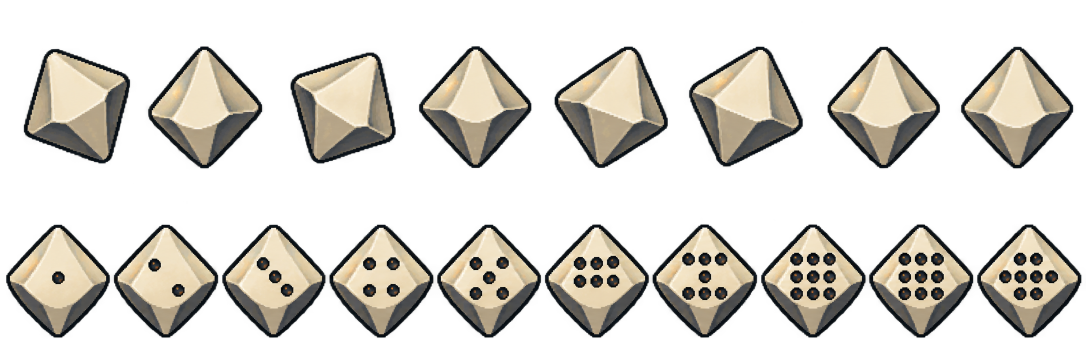
#> input picture assets/ui/dice/production/bone-master.png, 2172 x 724 px, found by its file name (shown at 1/2 size); its folder holds 2 pictures in this run
$ python export.py
#> lines starting #> are read from the running program, lines starting #| are printed output that depends on the picture; after the words box and inside, x2 and y2 are one past the last pixel; in counts of white or black regions, pixels touching at a corner belong together
from PIL import Image
from pathlib import Path
import json,sys

def spans(v,gap=3):
 pts=[i for i,x in enumerate(v) if x];out=[]
 for i in pts:
  if not out or i-out[-1][-1]>gap:out.append([i])
  else:out[-1].append(i)
 return [(x[0],x[-1]+1) for x in out]

def loadrows(p,ys=None,counts=None,equal=False):
 im=Image.open(p).convert('RGBA');im.putalpha(im.getchannel('A').point(lambda a:255 if a>=128 else 0));a=im.getchannel('A')
 yy=list(zip(ys,ys[1:])) if ys else spans([a.crop((0,y,im.width,y+1)).getbbox() is not None for y in range(im.height)],4)
 rows=[]
 for ri,(y0,y1) in enumerate(yy):
  band=im.crop((0,y0,im.width,y1));ba=band.getchannel('A')
  xx=[(round(i*im.width/counts[ri]),round((i+1)*im.width/counts[ri])) for i in range(counts[ri])] if equal else spans([ba.crop((x,0,x+1,ba.height)).getbbox() is not None for x in range(ba.width)],3)
  xx=[(x0,x1) for x0,x1 in xx if x1-x0>=20]
  row=[]
  for x0,x1 in xx:
   f=band.crop((x0,0,x1,band.height));b=f.getbbox()
   if b:row.append(f.crop(b))
  if counts:assert len(row)==counts[ri],(str(p),ri,len(row),counts[ri])
  rows.append(row)
 return rows

def export(rows,target,size=64,scales=None,counts=None,root=None):
 root=root or(size//2,size//2 if size!=64 else 56)
 out=Image.new('RGBA',(max(map(len,rows))*size,len(rows)*size))
 for r,row in enumerate(rows):
  sc=scales[r] if scales else min((size-4)/max(f.width for f in row),(size-4)/max(f.height for f in row))
  for c,f in enumerate(row):
   f=f.resize((max(1,round(f.width*sc)),max(1,round(f.height*sc))),Image.Resampling.NEAREST)
   x=root[0]-f.width//2;y=root[1]-f.height if size==64 and root[1]==56 else root[1]-f.height//2
   assert x>=0 and y>=0 and x+f.width<=size and y+f.height<=size,(r,c,f.size,(x,y))
   out.paste(f,(c*size+x,r*size+y))
 a=out.getchannel('A');out=out.convert('RGB').quantize(colors=47,dither=Image.Dither.NONE).convert('RGBA');out.putalpha(a)
 clear=Image.new('RGBA',out.size);clear.paste(out,mask=a);out=clear
 out.save(target);return out
p=Path('assets/ui/dice/production')
for name in ['bone','slate']:
 im=Image.open(p/(name+'-master.png')).convert('RGBA');w,h=im.size;im.putalpha(im.getchannel('A').point(lambda a:255 if a>=128 else 0));rows=[]
#> further down, im is the input picture: PIL image 2172x724 RGBA; mean R, G, B, A 55.6, 52.4, 45.9, 88.4
#> after `w, h = im.size`: w = 2172; h = 724
 for r,n in enumerate([8,10]):
  row=[]
  for c in range(n):
   f=im.crop((round(c*w/n),round(r*h/2),round((c+1)*w/n),round((r+1)*h/2)));row.append(f.crop(f.getbbox()))
  rows.append(row)
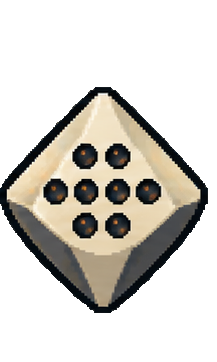
#> f: PIL image 217x362 RGBA; mean R, G, B, A 53.5, 50.5, 44.3, 93.7; transparent parts drawn white
#> after the loop, rows = 2 items
 scale=min(44/max(f.width for row in rows for f in row),44/max(f.height for row in rows for f in row));out=export(rows,p/(name+'-candidate.png'),size=48,scales=[scale]*2)
#> after `scale = min(44 / max((f.width for row in rows for f in row)), 44 / max`: scale = 0.18
#> in export, `out=Image.new('RGBA',(max(map(len,rows))*size,len(rows)*size))`: out: PIL image 480x96 RGBA; every value is 0
#> the loop in export, `for r,row in enumerate(rows):` made 2 passes
#> (r, sc) on passes 1 to 2: (0, 0.18), (1, 0.18)
#> after the loop in export, `for r,row in enumerate(rows):`:
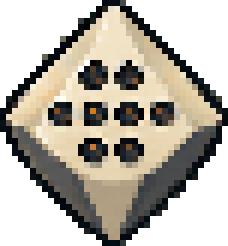
#> f: PIL image 38x41 RGBA (shown 6 times larger); mean R, G, B, A 89.9, 84.7, 74.3, 156.5; transparent parts drawn white
#> after the loop in export, `for r,row in enumerate(rows):`:
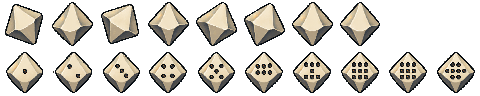
#> out: PIL image 480x96 RGBA; mean R, G, B, A 62, 58.4, 51.1, 99.8; transparent parts drawn white
#> in export, `a = out.getchannel('A')`:
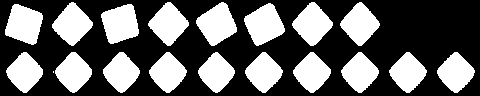
#> a: PIL image 480x96 L; 39.1% white; 19 white regions (1 under 20 px), largest, box (x1, y1, x2, y2) and area: (244, 3, 285, 46) 1119, (196, 2, 237, 46) 1110, (101, 4, 139, 44) 1095
#> in export, `out = out.convert('RGB').quantize(colors=47, dither=Image.Dither.NONE)`:
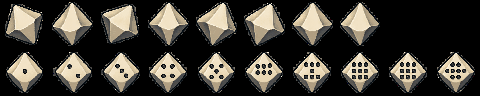
#> out: PIL image 480x96 RGBA; mean R, G, B, A 61.9, 58.3, 51.1, 255
 out.resize((1440,288),Image.Resampling.NEAREST).save(p/(name+'-3x.png'))
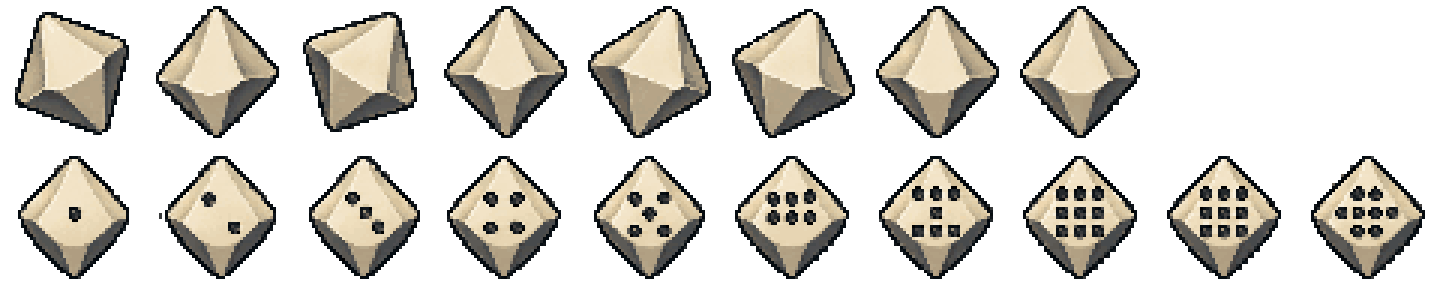
#> saved as bone-3x.png: PIL image 1440x288 RGBA; mean R, G, B, A 59.5, 56, 48.8, 99.8; transparent parts drawn white
#> pass 2 of the loop `for name in ['bone','slate']:`:
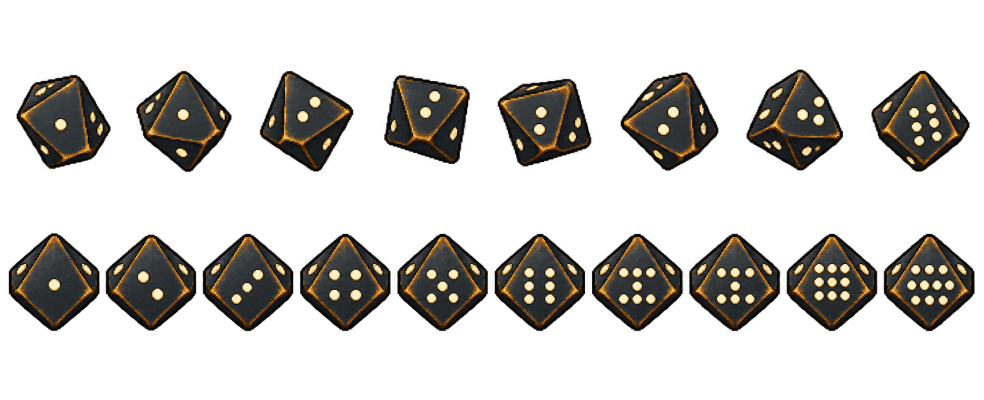
#> input picture assets/ui/dice/production/slate-master.png, 1967 x 799 px, found by its file name (shown at 1/2 size)
#> im is the input picture: PIL image 1967x799 RGBA; mean R, G, B, A 18.2, 16, 12.7, 67.5
#> after the loop `for r,n in enumerate([8,10]):`:
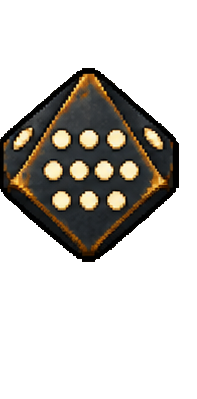
#> f: PIL image 197x399 RGBA; mean R, G, B, A 23, 20.1, 15.5, 74.8; transparent parts drawn white
#> scale = 0.218
#> the loop in export (call 2), `for r,row in enumerate(rows):` made 2 passes
#> (r, sc) on passes 1 to 2: (0, 0.218), (1, 0.218)
#> a: PIL image 480x96 L; 43% white; 18 white regions, largest, box (x1, y1, x2, y2) and area: (243, 3, 286, 46) 1168, (339, 2, 382, 46) 1154, (4, 4, 45, 45) 1151
#> `out.resize((1440,288),Image.Resampling.NEAREST).save(p/(name+'-3x.png'))`:
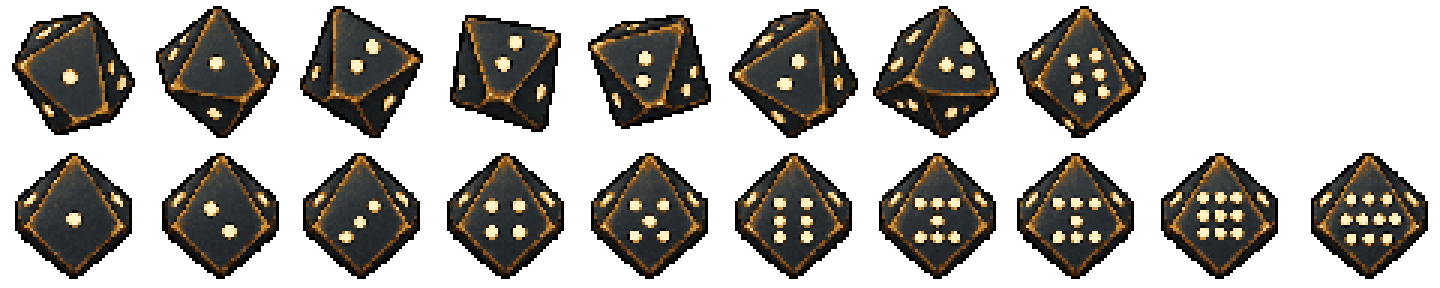
#> saved as slate-3x.png: PIL image 1440x288 RGBA; mean R, G, B, A 28.1, 25, 19.9, 109.8; transparent parts drawn white
print('Dice candidates exported; pip-count review failed, no runtime paths delivered')
